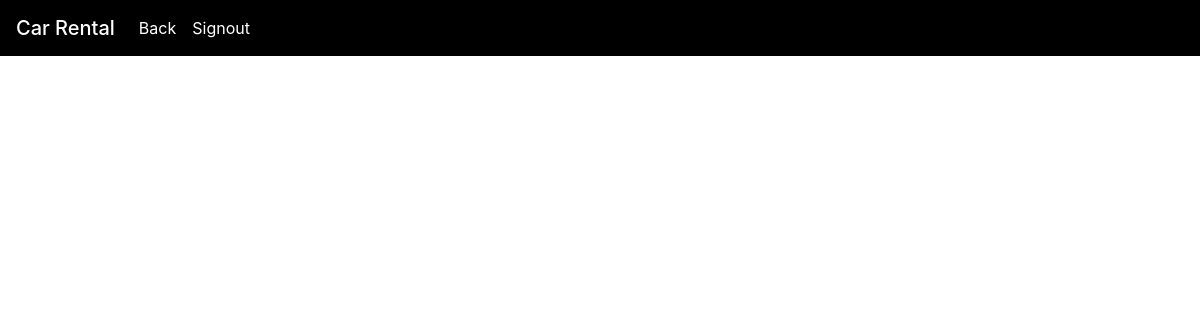
/cust_rentals.php (signed in), run on an earlier commit of the app's database.
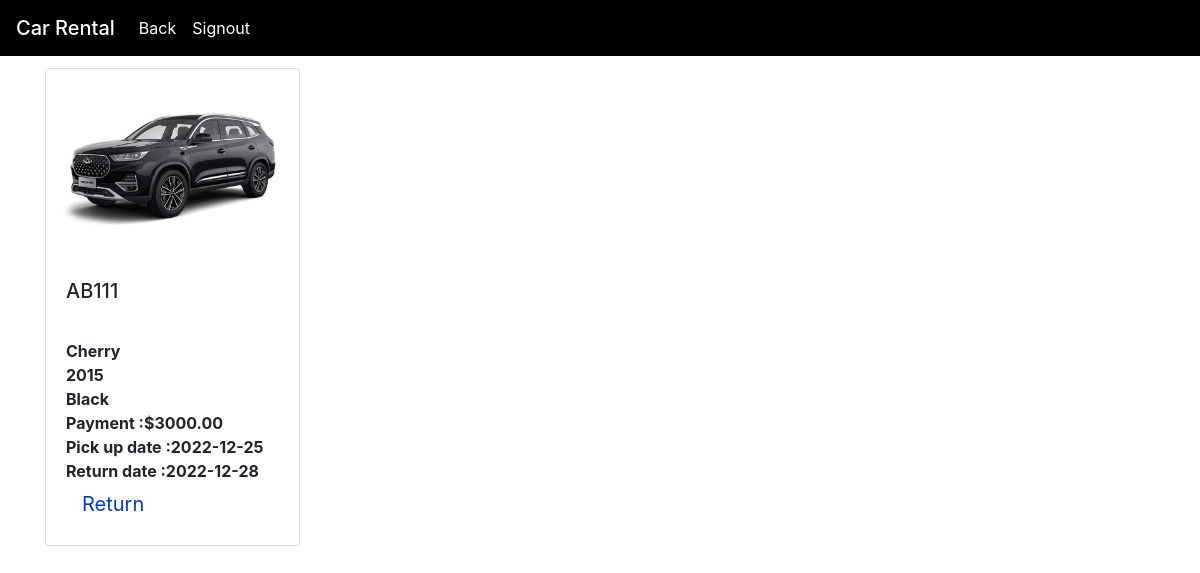
And on a later commit of the database.
### tables this page shows
CREATE TABLE registration (
  register_no int AUTO_INCREMENT NOT NULL,
  car_plate varchar(10) NOT NULL,
  cust_id int NOT NULL,
  office_id int NOT NULL,
  payment decimal(10,2) NOT NULL,
  pay_date date ,
  penalty decimal(10,2) ,
  start_date date NOT NULL,
  end_date date DEFAULT NULL,
  return_date date DEFAULT NULL,
  PRIMARY KEY(register_no)
);

CREATE TABLE car (
  car_plate varchar(10) NOT NULL,
  model varchar(225) NOT NULL,
  model_year year NOT NULL,
  color varchar(50) NOT NULL,
  admin_id int DEFAULT 1,
  daily_price decimal(10,2) NOT NULL,
  office_id int NOT NULL,
  status varchar(50) NOT NULL,
  image varchar(225) NOT NULL,
  PRIMARY KEY(car_plate)
);

### cust_rentals.php (the view, shortened to what this page needs)
<?php
    $conn = mysqli_connect("localhost","root","","car_rental");
    $cust_id = $_SESSION['cust_id'];
    if($conn->connect_error){
        echo "$conn->connect_error";
    die("Connection Failed : ". $conn->connect_error);
}
 else{
    $statement = $conn->prepare("select * from registration natural join car where cust_id= ?");
    $statement->bind_param("d", $cust_id);
    $statement->execute();
    $car = $statement->get_result();
 }
?>
<!DOCTYPE html>
<html lang="en">
<head>
    <link rel="stylesheet" href="return.css">
    <link href="https://cdn.jsdelivr.net/npm/bootstrap@5.0.2/dist/css/bootstrap.min.css" rel="stylesheet">
    <link rel="stylesheet" href="https://stackpath.bootstrapcdn.com/bootstrap/4.1.3/css/bootstrap.min.css">
</head>
<body>
<nav class="navbar fixed-top navbar-expand-sm navbar-dark"style="background-color:black">
    <a href="#" class="navbar-brand mb-0 h1">Car Rental</a>
    <div class="collapse navbar-collapse" id="nav_id">
    <ul class="navbar-nav">
        <li
            class="nav-item active">
            <a href="customer_home.php" class="nav-link">Back</a>
        </li>
        <li
            class="nav-item active">
            <a href="registration_login.html" class="nav-link">Signout</a>
        </li>
    </ul></div>
    </nav>
    <div style="margin-top:60px">
  <div class ="container">
  <div class ="row">
  <?php
  foreach($car as $car){
      $imageURL = 'uploads/'.$car["image"];
      ?>
  <div class="col-md-3  mt-2">
                <div class="card">
                <img class="card-img-top" src="<?php echo $imageURL; ?>" alt="" />
                <div class="card-body">
                        <h5 class="card-title">
                        <?php echo $car['car_plate']?>
                        </h5>
                        <strong><br> <?php echo $car['model']?></strong><br>
                        <strong> <?php echo $car['model_year']?></strong><br>
                        <strong> <?php echo $car['color']?></strong><br>
                        <strong>Payment :$<?php echo $car['payment']?></strong><br>
                        <strong>Pick up date :<?php echo $car['start_date']?></strong><br>
                        <strong>Return date :<?php echo $car['end_date']?></strong><br>
                <?php
                if($car['status']=='rented')
                {
                ?>
                        <button class="dropdown-btn">Return
                        </button>
                        <?php
                        }else{?>
                            <strong style=" color: #013dca;">Returned</strong><br>
                            <?php }?>
                       </div>
                        </div>
                        </div>
    <?php
    }
    ?>
</body>

What changed in the data, as far as the page shows it:
added registration: car_plate.image (picture), car_plate "AB111", car_plate.model "Cherry", car_plate.model_year "2015", car_plate.color "Black", payment "3000.00", start_date "2022-12-25", end_date "2022-12-28"
